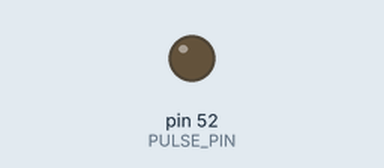
This sketch was run on a simulated Arduino Mega 2560, built with avr-gcc and run on an emulated ATmega2560. Shown: output pins drawn as LEDs (lit = HIGH).

Above: at 1.7 s.
At 3.7 s:
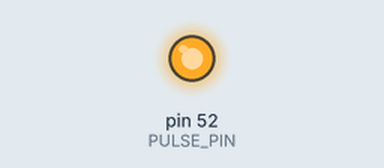
Timing chart, 0 to 5.2 s (numbered marks = the images above):
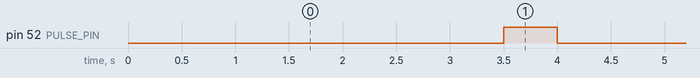

The sketch:

pulse.ino
```cpp
#define PULSE_PIN 52

#define REP_PERIOD 4000 // ms
#define PULSE_PERIOD 500 // ms

void setup() {
  // put your setup code here, to run once:
  pinMode(PULSE_PIN, OUTPUT);
}

void loop() {
  // put your main code here, to run repeatedly:
  digitalWrite(PULSE_PIN, 0);
  delay(REP_PERIOD - PULSE_PERIOD);
  digitalWrite(PULSE_PIN, 1);
  delay(PULSE_PERIOD);
}
```

Measured:
- by itself, pin 52 (PULSE_PIN): alternates HIGH for 0.50 s and LOW for 3.5 s
